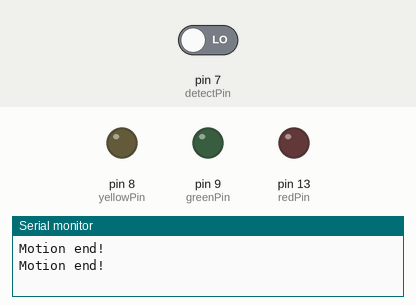
This sketch was run on a simulated Arduino Uno, built with avr-gcc and run on an emulated ATmega328P. Parts: output pins drawn as LEDs (lit = HIGH), the last lines printed to the serial monitor. The inputs (shaded band) are chosen by the test bench; at power-on: pin 7 (detectPin) LOW.

Above: at 3.8 s.
3.9 s: pin 7 (detectPin) driven HIGH
At 4.8 s:
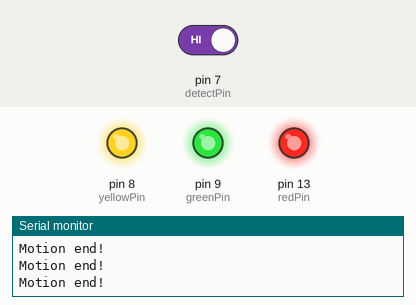
6.0 s: pin 7 (detectPin) driven LOW
At 7.5 s:
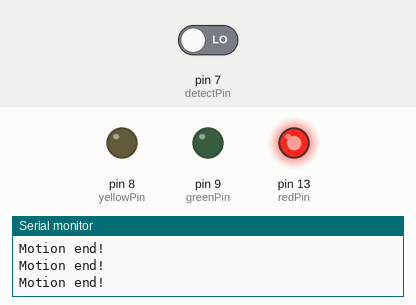
8.1 s: pin 7 (detectPin) driven HIGH
At 9.4 s:
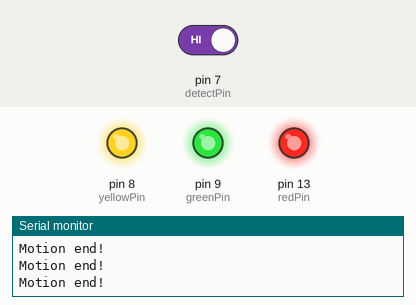
Timing chart, 0 to 11.1 s (numbered marks = the images above; inputs shaded):
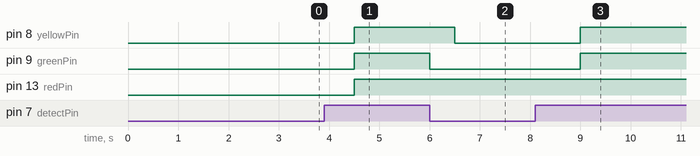

The sketch:

detect_3led.ino
```cpp
// 인체 감지 센서
// Quiz) 첫번째 사람이 감지되면 3색 LED를 빨강색으로 표시하고
// 두번째 사람이 감지되면 녹색, 세번째 사람이 감지되면 노랑색을 출력
int redPin = 13;
int greenPin = 9;
int yellowPin = 8;
int detectPin = 7;
int sensor_state = LOW;
int input = LOW;
int count = 0;

void setup() {
  pinMode(redPin, OUTPUT);
  pinMode(greenPin, OUTPUT);
  pinMode(yellowPin, OUTPUT);
  pinMode(detectPin, INPUT);
  Serial.begin(9600);
}

void loop() {
  input = digitalRead(detectPin);
  switch (count) {
    case 0:
      if(input == HIGH) {
        digitalWrite(redPin, HIGH);
        count=1;
        break;
      } else {
        digitalWrite(redPin, LOW);
      }
      delay(500);

    case 1:
      if(input == HIGH) {
        digitalWrite(greenPin, HIGH);
        count=2;
        break;
      } else {
        digitalWrite(greenPin, LOW);
      }
      delay(500);

    case 2:
      if(input == HIGH) {
        digitalWrite(yellowPin, HIGH);
        count=0;
        break;
      } else {
        digitalWrite(yellowPin, LOW);
        Serial.println("Motion end!");
      }
      delay(500);
  }

}
```

Measured:
- after the input at 3.9 s, pin 8 (yellowPin), pin 9 (greenPin), pin 13 (redPin): LOW → HIGH after 0.60 s
- after the input at 6.0 s, pin 8 (yellowPin): HIGH → LOW after 0.50 s; pin 9 (greenPin): HIGH → LOW at once
- after the input at 8.1 s, pin 8 (yellowPin), pin 9 (greenPin): LOW → HIGH after 0.90 s
